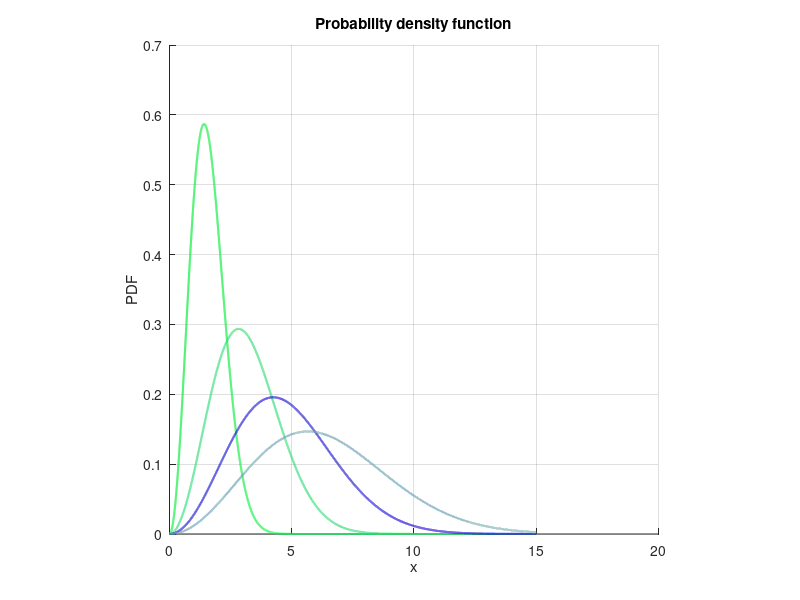

Here is the MATLAB script that generated this plot:
tic;
clear all
close all
clc
disp('-----------------------------------------------------------------------------------')
disp('---------------------------------MAXWELL BOLTZMAN----------------------------------')
disp('By--DIVYANG R PRAJAPATI------------------------------------------------------------')
disp('-----------------------------------------------------------------------------------')

% source: wikipedia

%%
figure('color',[1 1 1]);
hold on
x = 0:0.001:15;     % a>0
for a = 1:4
    clr=[rand(1,1) rand(1,1) rand(1,1)];
    PDF = sqrt(2/pi).*(x.^2.*exp(-x.^2/(2.*a.^2)))./a.^3;
    plot(x,PDF,'color',clr,'linewidth',1.5);
end
title('Probability density function')
xlabel('x')
ylabel('PDF')
axis equal
axis square
grid on
hold off

disp('-----------------------------------------------------------------------------------')
disp('-------------------------------------THANK YOU-------------------------------------')
disp('-----------------------------------------------------------------------------------')
toc;